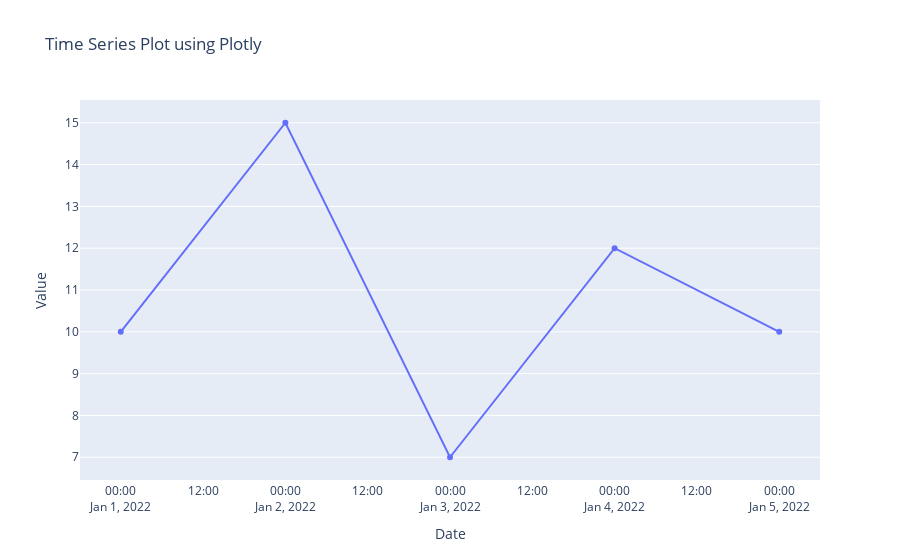

Notebook cell for this chart:
### Markdown cell above
## 12. Time series

### Code cell
# Import required libraries
import plotly.graph_objects as go
import pandas as pd

# Sample time series data
data = {
    'Date': ['2022-01-01', '2022-01-02', '2022-01-03', '2022-01-04', '2022-01-05'],
    'Value': [10, 15, 7, 12, 10]
}

# Create a pandas dataframe from the dictionary
df = pd.DataFrame(data)

# Convert the 'Date' column to a datetime object for better handling
df['Date'] = pd.to_datetime(df['Date'])

# Creating the time series plot
fig = go.Figure(data=go.Scatter(x=df['Date'], y=df['Value'], mode='lines+markers'))

# Setting the layout for the plot
fig.update_layout(
    title='Time Series Plot using Plotly',
    xaxis_title='Date',
    yaxis_title='Value',
    xaxis=dict(showline=True, showgrid=False, showticklabels=True),
    yaxis=dict(zeroline=False, showgrid=True, showline=False, showticklabels=True),
)

# Display the plot
fig.show()

# Save the plot to an HTML file
fig.write_html("../output/plots/time_series_plotly.html")

# save as png
fig.write_image("../output/plots/time_series_plotly.png")

### Figure 1 — Plotly figure (JSON) as saved in the notebook; plotly's stock layout.template omitted (floating-point values rounded to 4 significant figures)
{"data": [{"mode": "lines+markers", "type": "scatter", "x": ["2022-01-01T00:00:00", "2022-01-02T00:00:00", "2022-01-03T00:00:00", "2022-01-04T00:00:00", "2022-01-05T00:00:00"], "y": [10, 15, 7, 12, 10]}], "layout": {"title": {"text": "Time Series Plot using Plotly"}, "xaxis": {"showgrid": false, "showline": true, "showticklabels": true, "title": {"text": "Date"}}, "yaxis": {"showgrid": true, "showline": false, "showticklabels": true, "title": {"text": "Value"}, "zeroline": false}}}
